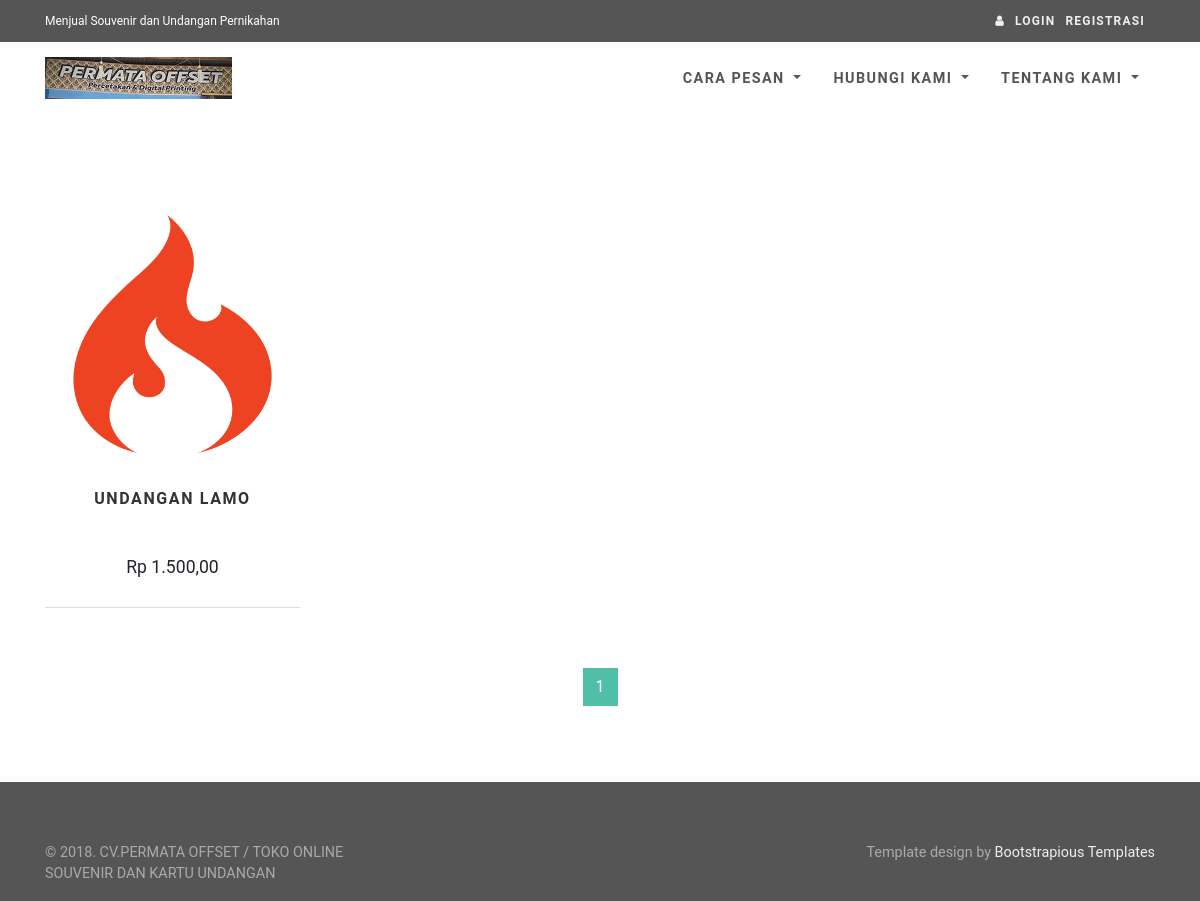
/, run on an earlier commit of the app's database.
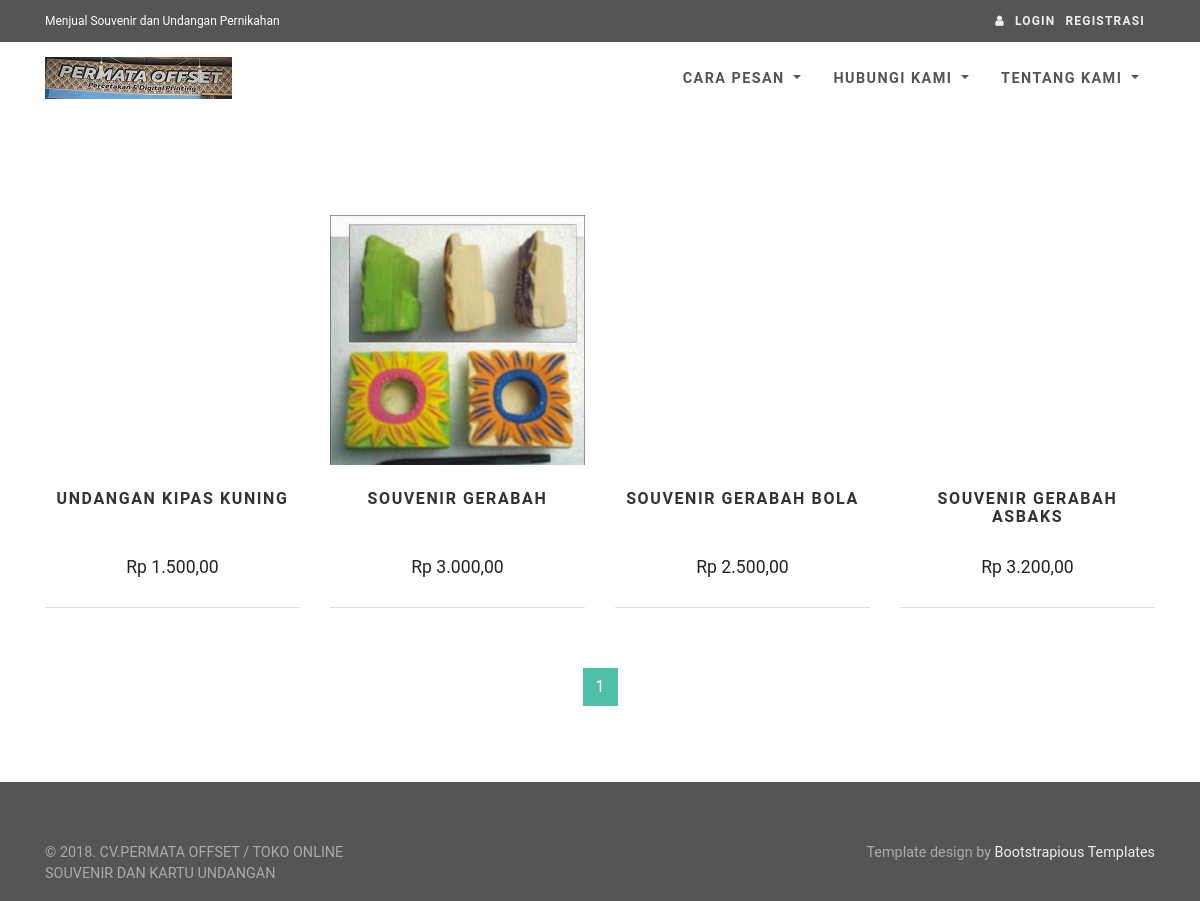
And on a later commit of the database.
### tables this page shows
CREATE TABLE `tbl_foto_produk` (
  `id_foto_produk` int(11) NOT NULL AUTO_INCREMENT,
  `id_produk` int(11) NOT NULL,
  `foto_produk` text NOT NULL,
  PRIMARY KEY (`id_foto_produk`)
);

CREATE TABLE `tbl_produk` (
  `id_produk` int(11) NOT NULL AUTO_INCREMENT,
  `nm_produk` varchar(100) NOT NULL,
  `jenis_produk` varchar(15) NOT NULL,
  `harga` int(11) NOT NULL,
  `stok` int(11) DEFAULT '10',
  PRIMARY KEY (`id_produk`)
);

### db.php (called while the page is built, shortened)
<?php
class Sparrow {
    protected $order;
    protected $sql;
    protected $db;
    protected $db_type;
    protected $stats;
    public $is_cached = false;
    public $stats_enabled = false;
    public $key_prefix = '';
    public function build($sql, $input) {
        return (strlen($input) > 0) ? ($sql.' '.$input) : $sql;
    }
    public function parseConnection($connection) {
        $url = parse_url($connection);
        $cfg = array();
        $cfg['type'] = isset($url['scheme']) ? $url['scheme'] : $url['path'];
        $cfg['hostname'] = isset($url['host']) ? $url['host'] : null;
        $cfg['database'] = isset($url['path']) ? substr($url['path'],1) : null;
        $cfg['username'] = isset($url['user']) ? $url['user'] : null;
        $cfg['password'] = isset($url['pass']) ? $url['pass'] : null;
        $cfg['port'] = isset($url['port']) ? $url['port'] : null;
        return $cfg;
    }
    public function reset() {
        $this->where = '';
        $this->joins = '';
        $this->order = '';
        $this->groups = '';
        $this->having = '';
        $this->distinct = '';
        $this->limit = '';
        $this->offset = '';
        $this->sql = '';
    }
    protected function parseCondition($field, $value = null, $join = '', $escape = true) {
        if (is_string($field)) {
            $operator = '';
            if (!empty($operator)) {
                switch ($operator) {
                    case '%':
                        $condition = ' LIKE ';
                        break;
                    case '!%':
                        $condition = ' NOT LIKE ';
                        break;
                    case '@':
                        $condition = ' IN ';
                        break;
                    case '!@':
                        $condition = ' NOT IN ';
                        break;
                    default:
                        $condition = $operator;
                }
            }
            else {
                $condition = '=';
            }
            if (is_array($value)) {
                if (strpos($operator, '@') === false) $condition = ' IN ';
                $value = '('.implode(',', array_map(array($this, 'quote'), $value)).')';
            }
            else {
                $value = ($escape && !is_numeric($value)) ? $this->quote($value) : $value;
            }
            return $join.' '.str_replace('|', '', $field).$condition.$value;
        }
        else if (is_array($field)) {
            $str = '';
            foreach ($field as $key => $value) {
                $str .= $this->parseCondition($key, $value, $join, $escape);
                $join = '';
            }
            return $str;
        }
        else {
            throw new Exception('Invalid where condition.');
        }
    }
    public function from($table, $reset = true) {
        $this->table = $table;
        return $this;
    }
    public function join($table, array $fields, $type = 'INNER') {
        return $this;
    }
    public function groupBy($field) {
        $join = (empty($this->order)) ? 'GROUP BY' : ',';
        $fields = (is_array($field)) ? implode(',', $field) : $field;
        return $this;
    }
    public function limit($limit, $offset = null) {
        if ($limit !== null) {
            $this->limit = 'LIMIT '.$limit;
        }
        return $this;
    }
    public function offset($offset, $limit = null) {
        if ($offset !== null) {
            $this->offset = 'OFFSET '.$offset;
        }
        return $this;
    }
    public function select($fields = '*', $limit = null, $offset = null) {
        $fields = (is_array($fields)) ? implode(',', $fields) : $fields;
        return $this;
    }
    public function sql($sql = null) {
        if ($sql !== null) {
            $this->sql = trim(
                (is_array($sql)) ?
                    array_reduce($sql, array($this, 'build')) :
                    $sql
            );
            return $this;
        }
        return $this->sql;
    }
    public function setDb($db) {
        $this->db = null;
        if (is_string($db)) {
            $this->setDb($this->parseConnection($db));
        }
        else if (is_array($db)) {
            switch ($db['type']) {
                case 'mysqli':
                    $this->db = new mysqli(
                        $db['hostname'],
                        $db['username'],
                        $db['password'],
                        $db['database']
                    );
                    break;
            }
            $this->db_type = $db['type'];
        }
    }
    public function execute($key = null, $expire = 0) {
        $result = null;
        $this->is_cached = false;
        if (!empty($this->sql)) {
            $error = null;
            switch ($this->db_type) {
                case 'mysqli':
                    $result = $this->db->query($this->sql);
                    break;
            }
        }
        return $result;
    }
    public function many($key = null, $expire = 0) {
        $data = array();
        $result = $this->execute($key, $expire);
        if ($this->is_cached) {
            $data = $result;
            if ($this->stats_enabled) {
                $this->stats['cached'][$this->key_prefix.$key] = $this->sql;
            }
        }
        else {
            switch ($this->db_type) {
                case 'mysqli':
                    if (function_exists('mysqli_fetch_all')) {
                        $data = $result->fetch_all(MYSQLI_ASSOC);
                    }
                    else {
                        while ($row = $result->fetch_assoc()) {
                            $data[] = $row;
                        }
                    }
                    break;
            }
        }
        return $data;
    }
    public function one($key = null, $expire = 0) {
        $data = $this->many($key, $expire);
        $row = (!empty($data)) ? $data[0] : array();
        return $row;
    }
    public function value($name, $key = null, $expire = 0) {
        $row = $this->one($key, $expire);
        $value = (!empty($row)) ? $row[$name] : null;
        return $value;
    }
    public function count($field = '*', $key = null, $expire = 0) {
        return $this->value(
            'num_rows',
            $key,
            $expire
        );
    }
}

### index.php (the view, shortened to what this page needs)
<?php
require "koneksi.php";
if(!isset($_GET['page'])) $page = 1;
else $page = $_GET['page'];
$offset = ($page-1)*4;
$totaldata = $db->from('tbl_produk')->count();
$totalpage = ceil($totaldata/4);
$db->sql("set sql_mode = 'STRICT_TRANS_TABLES,NO_ZERO_IN_DATE,NO_ZERO_DATE,ERROR_FOR_DIVISION_BY_ZERO,NO_AUTO_CREATE_USER,NO_ENGINE_SUBSTITUTION';")->execute();
$daftarProduk = $db->from('tbl_produk')
->join('tbl_foto_produk',array('tbl_produk.id_produk' => 'tbl_foto_produk.id_produk'))->groupBy('tbl_foto_produk.id_produk')
->limit(4)->offset($offset)->many();
include "template/head.php";
?>
<body>
<div id="all">
<?php
include "template/header.php";
?>
<div id="content">
<div class="container">
<div class="row bar">
<div class="col-md-12">
  <div class="products-big">
	<div class="row products">
<?php
	foreach($daftarProduk as $d){
		?>
	  <div class="col-lg-3 col-md-4">
		<div class="product">
		  <div class="image"><a href="<?php echo $base_url."/produk.php?id_produk=".$d['id_produk']; ?>"><img src="<?php echo $base_url; ?>/produk/<?php echo $d['foto_produk']; ?>" alt="" class="img-fluid image1"></a></div>
		  <div class="text">
			<h3 class="h5"><a href="<?php echo $base_url."/produk.php?id_produk=".$d['id_produk']; ?>"><?php echo $d['nm_produk']; ?></a></h3>
			<p class="price"><?php echo "Rp ".number_format($d['harga'],2,',','.'); ?></p>
		  </div>
		</div>
	  </div>
		<?php
	}
?>
</div>
  </div>
  <div class="pages">
	<nav aria-label="Page navigation example" class="d-flex justify-content-center">
	  <ul class="pagination">
		<?php
		for($x = 0; $x < $totalpage; $x++){
			if($x+1 == $page){
				echo '<li class="page-item active"><a href="'.$base_url.'/index.php?page='.($x+1).'" class="page-link">'.($x+1).'</a></li>';
			}else echo '<li class="page-item"><a href="'.$base_url.'/index.php?page='.($x+1).'" class="page-link">'.($x+1).'</a></li>';
		}
		?>
	  </ul>
	</nav>
  </div>
</div>
</div>
</div>
</div>
</div>
<?php include "template/footer.php"; ?>
</body>
</html>

### template/head.php (shortened to what this page needs)
<?php
$base_url = "http://localhost/skripsi";
?>
<!DOCTYPE html>
<html><head>
    <link rel="stylesheet" href="<?php echo $base_url;?>/assets/bootstrap/css/bootstrap.min.css">
    <link rel="stylesheet" href="<?php echo $base_url;?>/assets/font-awesome/css/font-awesome.min.css">
    <link rel="stylesheet" href="<?php echo $base_url;?>/assets/bootstrap-select/css/bootstrap-select.min.css">
    <link rel="stylesheet" href="<?php echo $base_url;?>/assets/owl.carousel/assets/owl.carousel.css">
    <link rel="stylesheet" href="<?php echo $base_url;?>/assets/owl.carousel/assets/owl.theme.default.css">
    <link rel="stylesheet" href="<?php echo $base_url;?>/assets/css/style.default.css" id="theme-stylesheet"><link id="new-stylesheet" rel="stylesheet">
    <link rel="stylesheet" href="<?php echo $base_url;?>/assets/css/custom.css">
  </head>

### template/top-bar.php
<div class="top-bar">
<div class="container">
  <div class="row d-flex align-items-center">
	<div class="col-md-6 d-md-block d-none">
	  <p>Menjual Souvenir dan Undangan Pernikahan</p>
	</div>
	<div class="col-md-6">
	  <div class="d-flex justify-content-md-end justify-content-between">
		  <?php
		  if(!isset($_SESSION['username'])){
		  ?>
		  <div class="login"><a href="<?php echo $base_url."/login.php"; ?>" class="signup-btn"><i class="fa fa-user"></i><span class="d-none d-md-inline-block">Login</a></span><a href="<?php echo $base_url."/registrasi.php"; ?>" class="signup-btn"> Registrasi</a></div>
		  <?php
			}else{
		  ?>
		  <div class="login"><a href="#" class="signup-btn"><i class="fa fa-user"></i><span class="d-none d-md-inline-block"><?php echo "Hello ,".$_SESSION['username'];?></span></a></div>
		  <?php
			}
		  ?>
	  </div>
	</div>
  </div>
</div>
</div>

### template/header.php (shortened to what this page needs)
<?php include "top-bar.php" ;?>
<header class="nav-holder">
        <div id="navbar" role="navigation" class="navbar navbar-expand-lg nav-light">
          <div class="container"><a href="<?php echo $base_url;?>" class="navbar-brand home"><img src="<?php echo $base_url;?>/assets/img/lg.jpg" alt="Universal logo" class="d-none d-md-inline-block"></a>
            <div id="navigation" class="navbar-collapse collapse">
              <ul class="nav navbar-nav ml-auto">
                <li class="nav-item"><a href="<?php echo $base_url; ?>/cara-pesan.php" class="dropdown-toggle">Cara Pesan <b class="caret"></b></a>
                <li class="nav-item"><a href="<?php echo $base_url; ?>/hubungi-kami.php" class="dropdown-toggle">Hubungi Kami <b class="caret"></b></a>
                <li class="nav-item"><a href="<?php echo $base_url; ?>/tentang-kami.php" class="dropdown-toggle">Tentang Kami <b class="caret"></b></a>
                </li>
          </div>
        </div>
      </header>

### template/footer.php
<footer class="main-footer">
<div>
  <div class="container">
	<div class="row">
	  <div class="col-lg-4 text-center-md">
		<p>© 2018. CV.PERMATA OFFSET / TOKO ONLINE SOUVENIR DAN KARTU UNDANGAN</p>
	  </div>
	  <div class="col-lg-8 text-right text-center-md">
		<p>Template design by <a href="https://bootstrapious.com/free-templates">Bootstrapious Templates </a></p>
	  </div>
	</div>
  </div>
</div>
</footer>

### assets/css/style.default.css (style rules this page uses)
a { -webkit-transition: all 0.3s !important; transition: all 0.3s !important; display: inline-block; }
.bar { padding: 60px 0; }
.pagination { margin-top: 20px; }
.top-bar { background: #555; color: #fff; font-size: 0.9rem; padding: 10px 0; }
.top-bar p { margin-bottom: 0; font-size: 0.75rem; }
.top-bar a.login-btn, .top-bar a.signup-btn { color: #eee; text-transform: uppercase; letter-spacing: 0.1em; text-decoration: none !important; font-size: 0.75rem; font-weight: 700; margin-right: 10px; }
.top-bar a.login-btn i, .top-bar a.signup-btn i { margin-right: 10px; }
#navbar { background: #fff; padding-top: 0; padding-bottom: 0; }
#navbar .navbar-nav > li > a { margin: 0; padding: 1.4rem 1rem 1.6rem; color: #555; font-weight: 600; text-transform: uppercase; letter-spacing: 0.1em; font-size: 0.9rem; text-decoration: none; border-top: .3rem solid transparent; }
.product { text-align: center; position: relative; margin-bottom: 40px; }
.product .image { overflow: hidden; max-height: 190px; }
.product .image a { margin: 0; }
.product .text { padding: 10px; border-bottom: 1px solid #ddd; }
.product .text h3 { min-height: 63px; }
.product .price { font-size: 1.1rem; }
.product img { -webkit-transition: all 0.3s; transition: all 0.3s; }
.product a { text-transform: uppercase; letter-spacing: 0.1em; color: #333; text-decoration: none !important; margin-top: 15px; }
.products-big .image { min-height: 250px; max-height: 250px; }
footer.main-footer { padding: 60px 0; padding-bottom: 0; background: #555; color: #fff; }
footer.main-footer a { color: inherit; color: #eee; }
footer.main-footer p { font-size: 0.9rem; color: #aaa; }
.navbar { padding: 0.5rem 1rem; }
.navbar-brand { display: inline-block; padding-top: 0.3125rem; padding-bottom: 0.3125rem; margin-right: 1rem; font-size: 1.25rem; }
body { font-family: "Roboto", Helvetica, Arial, sans-serif; font-size: 1rem; font-weight: 400; line-height: 1.5; color: #212529; background-color: #fff; }
a { color: #4fbfa8; text-decoration: none; }
h1, h2, h3, h4, h5, h6, .h1, .h2, .h3, .h4, .h5, .h6 { margin-bottom: 1rem; font-family: inherit; font-weight: 700; line-height: 1.1; color: inherit; }
h3, .h3 { font-size: 1.5rem; }
h5, .h5 { font-size: 1rem; }
.page-item:first-child .page-link { border-top-left-radius: 0; border-bottom-left-radius: 0; }
.page-item:last-child .page-link { border-top-right-radius: 0; border-bottom-right-radius: 0; }
.page-item.active .page-link { color: #fff; background-color: #4fbfa8; border-color: #4fbfa8; }
.page-link { padding: 0.5rem 0.75rem; line-height: 1.25; color: #4fbfa8; background-color: #fff; border: 1px solid #dee2e6; }

What changed in the data, as far as the page shows it:
removed tbl_foto_produk: foto_produk (picture), id_produk.nm_produk "UNDANGAN LAMO", id_produk.harga "1.500,00"
added tbl_foto_produk: id_produk.nm_produk "UNDANGAN KIPAS KUNING", id_produk.harga "1.500,00"
added tbl_foto_produk: foto_produk (picture), id_produk.nm_produk "SOUVENIR GERABAH", id_produk.harga "3.000,00"
added tbl_foto_produk: id_produk.nm_produk "SOUVENIR GERABAH BOLA", id_produk.harga "2.500,00"
added tbl_foto_produk: id_produk.nm_produk "SOUVENIR GERABAH ASBAKS", id_produk.harga "3.200,00"
